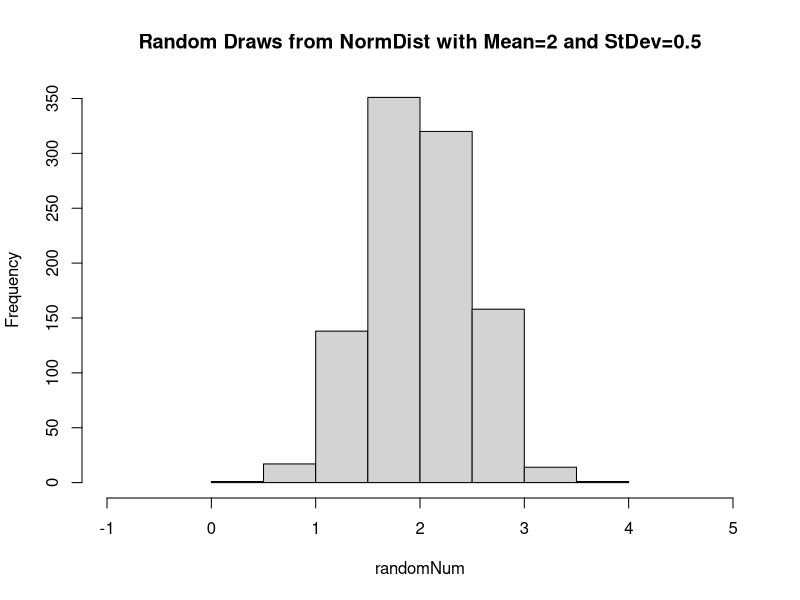

Write R code to recreate this figure.
# Nicholas Colonna
# In Class Quiz 1


# 1- Generate 1000 random number from normal distribution with mean 2, standard deviation of 0.5
randomNum = rnorm(1000, mean = 2, sd = 0.5)

# 2- Create a histogram 
hist(randomNum, main="Random Draws from NormDist with Mean=2 and StDev=0.5", xlim=c(-1,5))  

# 3- Calculate mean
mean(randomNum)

# 4- Calculate standard deviation
sd(randomNum)
